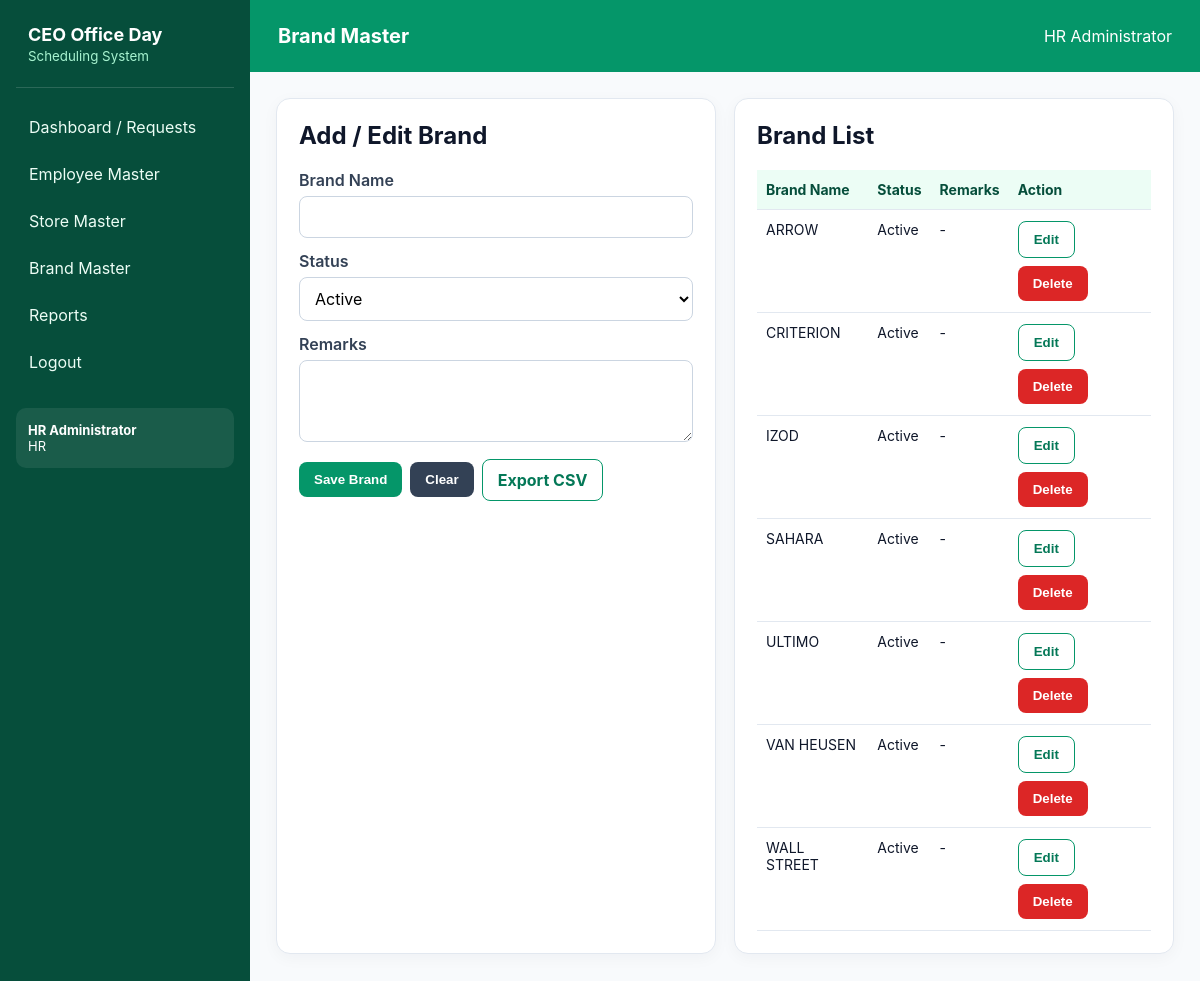
The app's page /brands (signed in) with its own data.
### tables this page shows
CREATE TABLE brands (
            id INTEGER PRIMARY KEY AUTOINCREMENT,
            brand_name TEXT NOT NULL UNIQUE COLLATE NOCASE,
            status TEXT NOT NULL DEFAULT 'Active'
                CHECK(status IN ('Active', 'Inactive')),
            remarks TEXT,
            created_at TIMESTAMP DEFAULT CURRENT_TIMESTAMP
        );

### app.py (the view)
@app.route("/brands")
@roles_required("ADMIN", "HR")
def brand_master():
    connection = get_db_connection()
    brands = connection.execute(
        "SELECT * FROM brands ORDER BY brand_name"
    ).fetchall()
    connection.close()
    return render_template("brand_master.html", brands=brands)

### app.py (called while the page is built)
def get_db_connection():
    connection = sqlite3.connect(DATABASE)
    connection.row_factory = sqlite3.Row
    connection.execute("PRAGMA foreign_keys = ON")
    return connection

def roles_required(*allowed_roles):
    def decorator(view_function):
        @wraps(view_function)
        def decorated_function(*args, **kwargs):
            if "user_id" not in session:
                flash("Please log in first.", "error")
                return redirect(url_for("login"))
            if session.get("role") not in allowed_roles:
                flash("You are not authorized to access that page.", "error")
                return redirect(url_for("dashboard"))
            return view_function(*args, **kwargs)
        return decorated_function
    return decorator

@app.context_processor
def inject_helpers():
    return {
        "employee_display_name": employee_display_name,
        "PURPOSES": PURPOSES
    }

### templates/brand_master.html (shortened to what this page needs)
{% extends "base.html" %}
{% block page_title %}Brand Master{% endblock %}
{% block content %}
<div class="grid-2">
<div class="card">
    <h2>Add / Edit Brand</h2>
    <form method="POST" action="{{ url_for('save_brand') }}" id="masterForm">
        <label>Brand Name</label><input name="brand_name" id="master_name" required>
        <label>Status</label><select name="status" id="master_status"><option>Active</option><option>Inactive</option></select>
        <label>Remarks</label><textarea name="remarks" id="master_remarks"></textarea>
        <div class="actions-inline">
            <button class="btn" type="submit">Save Brand</button>
            <button class="btn btn-secondary" type="button" id="clearForm">Clear</button>
            <a class="btn btn-outline" href="{{ url_for('export_brands') }}">Export CSV</a>
        </div>
    </form>
</div>
<div class="card">
    <h2>Brand List</h2>
    <div class="table-wrap">
    <table><thead><tr><th>Brand Name</th><th>Status</th><th>Remarks</th><th>Action</th></tr></thead>
    <tbody>
    {% for item in brands %}
    <tr>
        <td>{{ item.brand_name }}</td><td>{{ item.status }}</td><td>{{ item.remarks or "-" }}</td>
        <td>
            <div class="actions-inline">
                <button class="btn btn-outline edit-master" type="button"
                    data-id="{{ item.id }}" data-name="{{ item.brand_name }}"
                    data-status="{{ item.status }}"
                    data-remarks="{{ item.remarks or '' }}">Edit</button>
                <form method="POST"
                      action="{{ url_for('delete_brand', brand_id=item.id) }}"
                      onsubmit="return confirm('Delete brand {{ item.brand_name }}? This cannot be undone.');"
                      style="display:inline; margin:0;">
                    <button class="btn btn-danger" type="submit">Delete</button>
                </form>
            </div>
        </td>
    </tr>
    {% else %}<tr><td colspan="4">No brands.</td></tr>{% endfor %}
    </tbody></table>
    </div>
</div>
</div>
{% endblock %}

### templates/base.html (shortened to what this page needs)
<!DOCTYPE html>
<html lang="en">
<head>
</head>
<body>
<div class="app-shell">
    <aside class="sidebar" id="sidebar">
        <div class="brand-mark">
            <strong>CEO Office Day</strong>
            <small>Scheduling System</small>
        </div>
        {% if session.role == 'ADMIN' %}
            <a class="nav-link" href="{{ url_for('admin_dashboard') }}">Dashboard</a>
            <a class="nav-link" href="{{ url_for('employee_master') }}">Employee Master</a>
            <a class="nav-link" href="{{ url_for('store_master') }}">Store Master</a>
            <a class="nav-link" href="{{ url_for('brand_master') }}">Brand Master</a>
            <a class="nav-link" href="{{ url_for('user_management') }}">User Management</a>
            <a class="nav-link" href="{{ url_for('hr_dashboard') }}">Office Day Requests</a>
            <a class="nav-link" href="{{ url_for('reports') }}">Reports</a>
        {% elif session.role == 'HR' %}
            <a class="nav-link" href="{{ url_for('hr_dashboard') }}">Dashboard / Requests</a>
            <a class="nav-link" href="{{ url_for('employee_master') }}">Employee Master</a>
            <a class="nav-link" href="{{ url_for('store_master') }}">Store Master</a>
            <a class="nav-link" href="{{ url_for('brand_master') }}">Brand Master</a>
            <a class="nav-link" href="{{ url_for('reports') }}">Reports</a>
        {% else %}
            <a class="nav-link" href="{{ url_for('sales_dashboard') }}">Dashboard / Submit</a>
            <a class="nav-link" href="{{ url_for('reports') }}">My Reports</a>
        {% endif %}
        <a class="nav-link" href="{{ url_for('logout') }}">Logout</a>
        <div class="sidebar-user">
            <strong>{{ session.full_name }}</strong><br>
            {{ session.role }}
        </div>
    </aside>
    <div class="main-area">
        <header class="topbar">
            <div class="actions-inline">
                <h1>{% block page_title %}Dashboard{% endblock %}</h1>
            </div>
            <div>{{ session.full_name }}</div>
        </header>
        <main class="content">
            {% block content %}{% endblock %}
        </main>
    </div>
</div>
</body>
</html>

### templates/base.html (style rules this page uses)
:root { --emerald-950: #022c22; --emerald-900: #064e3b; --emerald-800: #065f46; --emerald-700: #047857; --emerald-600: #059669; --emerald-500: #10b981; --emerald-100: #d1fae5; --emerald-50: #ecfdf5; --slate-950: #0f172a; --slate-700: #334155; --slate-500: #64748b; --slate-300: #cbd5e1; --slate-200: #e2e8f0; --slate-100: #f1f5f9; --white: #ffffff; --danger: #dc2626; --warning: #d97706; --info: #0284c7; }
* { box-sizing: border-box; }
body { margin: 0; font-family: Inter, "Segoe UI", Arial, sans-serif; background: #f8fafc; color: var(--slate-950); }
a { color: inherit; }
.app-shell { min-height: 100vh; display: flex; }
.sidebar { width: 250px; background: var(--emerald-900); color: white; padding: 24px 16px; position: fixed; inset: 0 auto 0 0; overflow-y: auto; }
.brand-mark { padding: 0 12px 22px; border-bottom: 1px solid rgba(255,255,255,.15); margin-bottom: 18px; }
.brand-mark strong { display:block; font-size: 18px; }
.brand-mark small { color: #a7f3d0; }
.nav-link { display: block; padding: 11px 13px; margin: 5px 0; border-radius: 9px; text-decoration: none; color: #ecfdf5; }
.sidebar-user { margin-top: 25px; padding: 14px 12px; background: rgba(255,255,255,.08); border-radius: 10px; font-size: 13px; }
.main-area { margin-left: 250px; width: calc(100% - 250px); }
.topbar { height: 72px; background: var(--emerald-600); color: white; padding: 0 28px; display: flex; justify-content: space-between; align-items: center; position: sticky; top: 0; z-index: 10; }
.topbar h1 { margin: 0; font-size: 20px; }
.content { padding: 26px; max-width: 1500px; margin: auto; }
.card { background: white; border: 1px solid var(--slate-200); border-radius: 14px; padding: 22px; margin-bottom: 22px; box-shadow: 0 4px 16px rgba(15,23,42,.04); }
.card h2, .card h3 { margin-top: 0; }
.grid-2 { display:grid; grid-template-columns: repeat(2,minmax(0,1fr)); gap:18px; }
label { display:block; font-weight:600; margin-bottom:6px; color:var(--slate-700); }
input, select, textarea { width: 100%; border: 1px solid var(--slate-300); border-radius: 8px; padding: 10px 11px; font: inherit; background: white; margin-bottom: 13px; }
textarea { min-height: 82px; resize: vertical; }
.btn { display: inline-block; border: 0; border-radius: 8px; padding: 10px 15px; font-weight: 650; cursor: pointer; text-decoration: none; background: var(--emerald-600); color: white; }
.btn-secondary { background: var(--slate-700); }
.btn-danger { background: var(--danger); }
.btn-outline { background: white; color: var(--emerald-700); border: 1px solid var(--emerald-600); }
.actions-inline { display:flex; gap:8px; flex-wrap:wrap; align-items:center; }
.table-wrap { overflow-x:auto; }
table { width:100%; border-collapse:collapse; font-size:14px; }
th, td { text-align:left; border-bottom:1px solid var(--slate-200); padding:11px 9px; vertical-align:top; }
th { background:var(--emerald-50); color:var(--emerald-900); white-space:nowrap; }

### records on screen
brands: brand_name "ARROW", status "Active", remarks "-"
brands: brand_name "CRITERION", status "Active", remarks "-"
brands: brand_name "IZOD", status "Active", remarks "-"
brands: brand_name "SAHARA", status "Active", remarks "-"
brands: brand_name "ULTIMO", status "Active", remarks "-"
brands: brand_name "VAN HEUSEN", status "Active", remarks "-"
brands: brand_name "WALL STREET", status "Active", remarks "-"

### other values on screen
{{ session.full_name }} "HR Administrator"
{{ session.role }} "HR"
